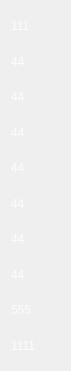
   <widget class="QWidget" name="layoutWidget_6">
    <property name="geometry">
     <rect>
      <x>650</x>
      <y>140</y>
      <width>71</width>
      <height>371</height>
     </rect>
    </property>
    <layout class="QVBoxLayout" name="verticalLayout_9">
     <item>
      <widget class="QLabel" name="label_163">
       <property name="styleSheet">
        <string notr="true">font: 18px &quot;Ubuntu&quot;;
color: rgb(253, 252, 252);</string>
       </property>
       <property name="text">
        <string>111</string>
       </property>
      </widget>
     </item>
     <item>
      <widget class="QLabel" name="label_164">
       <property name="styleSheet">
        <string notr="true">font: 18px &quot;Ubuntu&quot;;
color: rgb(253, 252, 252);</string>
       </property>
       <property name="text">
        <string>44</string>
       </property>
      </widget>
     </item>
     <item>
      <widget class="QLabel" name="label_165">
       <property name="styleSheet">
        <string notr="true">font: 18px &quot;Ubuntu&quot;;
color: rgb(253, 252, 252);</string>
       </property>
       <property name="text">
        <string>44</string>
       </property>
      </widget>
     </item>
     <item>
      <widget class="QLabel" name="label_166">
       <property name="styleSheet">
        <string notr="true">font: 18px &quot;Ubuntu&quot;;
color: rgb(253, 252, 252);</string>
       </property>
       <property name="text">
        <string>44</string>
       </property>
      </widget>
     </item>
     <item>
      <widget class="QLabel" name="label_167">
       <property name="styleSheet">
        <string notr="true">font: 18px &quot;Ubuntu&quot;;
color: rgb(253, 252, 252);</string>
       </property>
       <property name="text">
        <string>44</string>
       </property>
      </widget>
     </item>
     <item>
      <widget class="QLabel" name="label_168">
       <property name="styleSheet">
        <string notr="true">font: 18px &quot;Ubuntu&quot;;
color: rgb(253, 252, 252);</string>
       </property>
       <property name="text">
        <string>44</string>
       </property>
      </widget>
     </item>
     <item>
      <widget class="QLabel" name="label_169">
       <property name="styleSheet">
        <string notr="true">font: 18px &quot;Ubuntu&quot;;
color: rgb(253, 252, 252);</string>
       </property>
       <property name="text">
        <string>44</string>
       </property>
      </widget>
     </item>
     <item>
      <widget class="QLabel" name="label_170">
       <property name="styleSheet">
        <string notr="true">font: 18px &quot;Ubuntu&quot;;
color: rgb(253, 252, 252);</string>
       </property>
       <property name="text">
        <string>44</string>
       </property>
      </widget>
     </item>
     <item>
      <widget class="QLabel" name="label_171">
       <property name="styleSheet">
        <string notr="true">font: 18px &quot;Ubuntu&quot;;
color: rgb(253, 252, 252);</string>
       </property>
       <property name="text">
        <string>555</string>
       </property>
      </widget>
     </item>
     <item>
      <widget class="QLabel" name="label_172">
       <property name="styleSheet">
        <string notr="true">font: 18px &quot;Ubuntu&quot;;
color: rgb(253, 252, 252);</string>
       </property>
       <property name="text">
        <string>1111</string>
       </property>
      </widget>
     </item>
    </layout>
   </widget>
